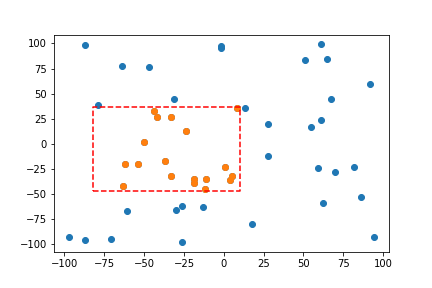

Python code for this plot:
import matplotlib.pyplot as plt
from random import randint
import math



class RangeRegion:
    def __init__(self, left, bottom, right, top):
        self.left = left
        self.right = right
        self.bottom = bottom
        self.top = top



def isInsideRange(reg1, reg2):
    return  ((reg2.left < reg1.left <= reg2.right) and (reg2.left < reg1.right <= reg2.right) and \
            (reg2.bottom < reg1.bottom <= reg2.bottom) and (reg2.bottom < reg1.top <= reg2.top))
      

def doesRegionIntersect(reg1, reg2):
    return not ((reg1.right < reg2.left or reg2.right < reg1.left) or (reg1.top < reg1.bottom or reg2.top < reg1.bottom))


def isInRegion(point, reg):
    return  ((reg.left < point[0] <= reg.right) and (reg.bottom < point[1] <= reg.top)) 




class TREE:
    def __init__(self, point, left=None, right=None, querybox=None):
        self.point = point
        self.left = left
        self.right = right
        self.querybox = querybox



def reportSubTree(node):
    points = []
    node_list = [node]
    while len(node_list) > 0:
        ptr = node_list.pop()
        if (ptr.left is None) and (ptr.right is None):
            points.append(ptr.point)
        node_list.append(ptr.right)
        node_list.append(ptr.left)

    return points


def buildKdTree(pointsSortedByX, pointsSortedByY, depth, querybox):

    if len(pointsSortedByX) == 0:
        return None
    elif len(pointsSortedByX) == 1:
        return TREE(pointsSortedByX[0], querybox=querybox)

    else:

        # for even number of points
        if depth % 2 == 1:
            median_index = math.ceil(len(pointsSortedByX)/2) - 1
            median_point = pointsSortedByX[median_index]

            P1SortedByX = []
            P2SortedByX = []
            for p in pointsSortedByX:
                if p[0]<=median_point[0]:
                    P1SortedByX.append(p)
                else:
                    P2SortedByX.append(p)

            P1SortedByY = []
            P2SortedByY = []
            for p in pointsSortedByY:
                if p[0]<=median_point[0]:
                    P1SortedByY.append(p)
                else:
                    P2SortedByY.append(p)

            region_l = RangeRegion(querybox.left, querybox.bottom, median_point[0], querybox.top)
            region_r = RangeRegion(median_point[0], querybox.bottom, querybox.right, querybox.top)

        # for odd number of points
        else:
            median_index = math.ceil(len(pointsSortedByY)/2) - 1
            median_point = pointsSortedByY[median_index]

            P1SortedByY = []
            P2SortedByY = []
            for p in pointsSortedByY:
                if p[1]<=median_point[1]:
                    P1SortedByY.append(p)
                else:
                    P2SortedByY.append(p)

            P1SortedByX = []
            P2SortedByX = []
            for p in pointsSortedByX:
                if p[1]<=median_point[1]:
                    P1SortedByX.append(p)
                else:
                    P2SortedByX.append(p)

            region_l = RangeRegion(querybox.left, querybox.bottom, querybox.right, median_point[1])
            region_r = RangeRegion(querybox.left, median_point[1], querybox.right, querybox.top)



        v_left  = buildKdTree(P1SortedByX, P1SortedByY, depth+1, region_l)
        v_right = buildKdTree(P2SortedByX, P2SortedByY, depth+1, region_r)

        return TREE(median_point, v_left, v_right, querybox)


def searchKdTree(node, querybox):
    if node.left is None and node.right is None:
        if isInRegion(node.point, querybox):
            return [node.point]

    else:
        result_points = []

        if (node.left is not None):
            if isInsideRange(node.left.querybox, querybox):
                res = reportSubTree(node.left)
                if res is not None:
                    result_points += res
            elif doesRegionIntersect(node.left.querybox, querybox):
                res = searchKdTree(node.left, querybox)
                if res is not None:
                    result_points += res

        if (node.right is not None):
            if isInsideRange(node.right.querybox, querybox):
                res = reportSubTree(node.right)
                if res is not None:
                    result_points += res

            elif doesRegionIntersect(node.right.querybox, querybox):
                res = searchKdTree(node.right, querybox)
                if res is not None:
                    result_points += res

        return result_points


def generateRandomPoints(n, limit):
    return [(randint(-limit, limit), randint(-limit, limit)) for _ in range(n)]


def plotPoints(points):
    X = [p[0] for p in points]
    Y = [p[1] for p in points]
    plt.scatter(X, Y)


def plotBox(querybox):
    plt.plot([querybox.left, querybox.right, querybox.right, querybox.left, querybox.left], 
                [querybox.bottom, querybox.bottom, querybox.top, querybox.top, querybox.bottom],'r--')



if __name__ == "__main__":
    MAX_RANGE = 100

    points = generateRandomPoints(50, MAX_RANGE)
    plotPoints(points)

    pointsSortedByX = sorted(points, key=lambda p: p[0])
    pointsSortedByY = sorted(points, key=lambda p: p[1])

    root = buildKdTree(pointsSortedByX, pointsSortedByY, 1, RangeRegion(-MAX_RANGE, -MAX_RANGE, MAX_RANGE, MAX_RANGE))


    left = randint(-MAX_RANGE, 0)
    right = randint(left, MAX_RANGE)
    bottom = randint(-MAX_RANGE, 0)
    top = randint(bottom, MAX_RANGE)

    querybox = RangeRegion(left, bottom, right, top)

    result = searchKdTree(root, querybox)
    # we can print the resultant tree
    # print(result)

    plotPoints(result)
    plotBox(querybox)

    plt.savefig('2d-Range_Search.png')
    plt.show()